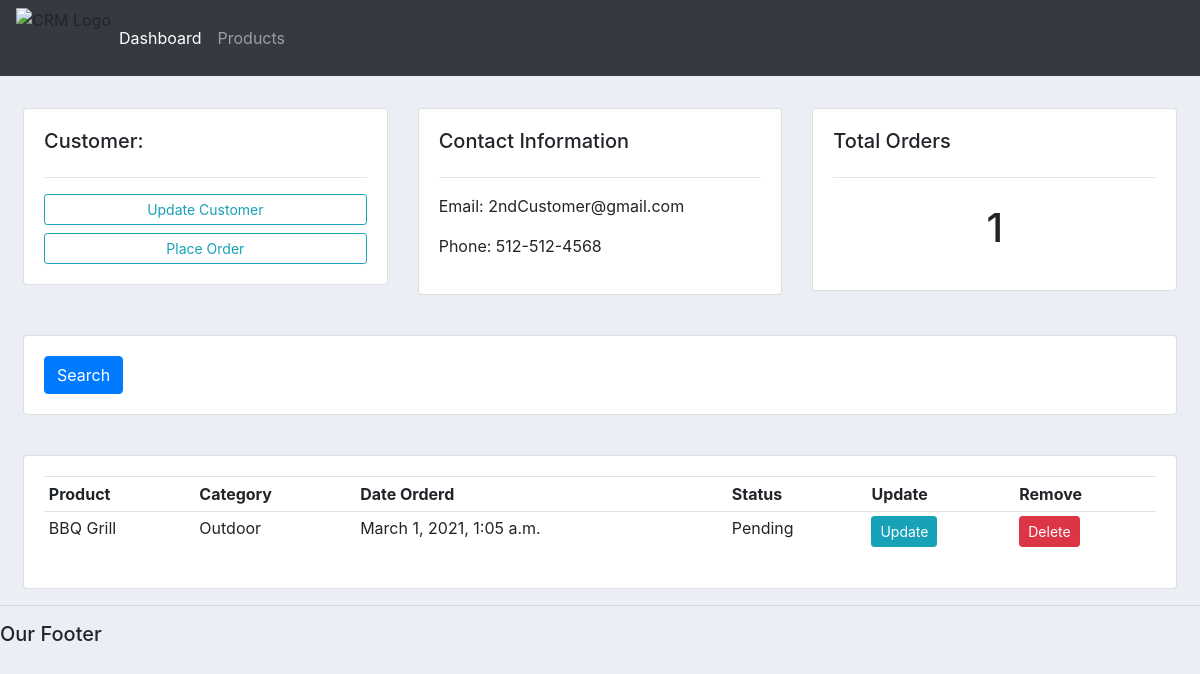
The app's page /customer/2, older data.
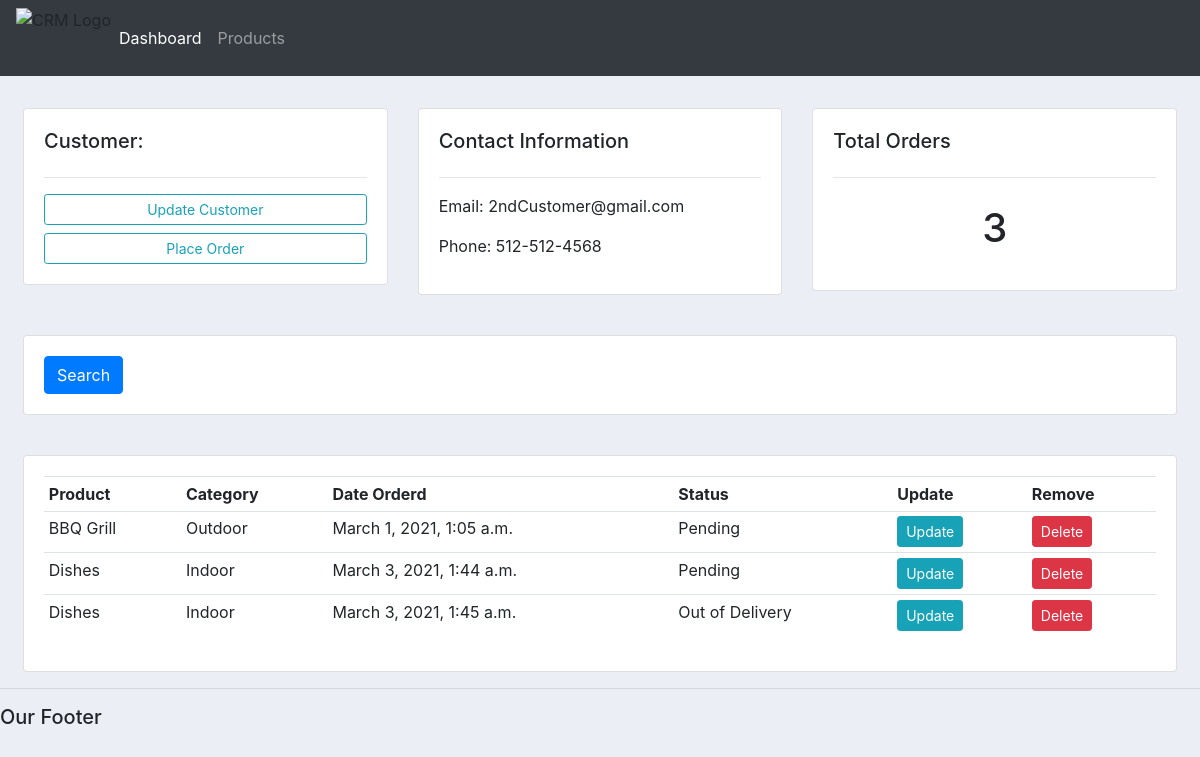
The same page, newer data.
### accounts/models.py (models this page shows, shortened)
class Order(models.Model):
    STATUS = ( #tuple
        ('Pending', 'Pending'),
        ('Out of Delivery', 'Out of Delivery'),
        ('Delivered', 'Delivered'),
    )
    customer = models.ForeignKey(Customer,null=True, on_delete=models.SET_NULL) #whenever customer got delete, the order will remain in database with null value
    product = models.ForeignKey(Product,null=True, on_delete=models.SET_NULL)
    date_created = models.DateTimeField(auto_now_add=True)
    status = models.CharField(max_length=200, null=True, choices=STATUS)

class Product(models.Model):
    CATEGORY = ( #tuple
        ('Indoor', 'Indoor'),
        ('Outdoor', 'Outdoor'),
    )
    name = models.CharField(max_length=200, null=True)
    price = models.FloatField(null=True)
    category = models.CharField(max_length=200, null=True, choices=CATEGORY)
    description = models.CharField(max_length=200, null=True, blank=True) #blank=True similar to null=True, but null=True is for form
    date_created = models.DateTimeField(auto_now_add=True, null=True)
    tag = models.ManyToManyField(Tag)
    def __str__(self):
        return self.name

### accounts/views.py (the view)
# urls.py: path('customer/<str:pk>', views.customer, name="customer"),
def customer(request, pk): #make the url dynamic using pk as the param
    customer = Customer.objects.get(id=pk)
    orders = customer.order_set.all() #grabing al the orders from the child subfield
    order_count = orders.count()
    context = {'customer': customer, 'orders': orders, 'order_count': order_count}
    return render(request, 'accounts/customer.html', context)

### accounts/templates/accounts/customer.html
{% extends 'accounts/main.html' %}
{% block content %}
<br>
<div class="row m-2">
	<div class="col-md">
		<div class="card card-body">
			<h5>Customer:</h5>
			<hr>
			<a class="btn btn-outline-info  btn-sm btn-block" href="">Update Customer</a>
			<a class="btn btn-outline-info  btn-sm btn-block" href="{% url 'create_order' customer.id %}">Place Order</a>
		</div>
	</div>
	<div class="col-md">
		<div class="card card-body">
			<h5>Contact Information</h5>
			<hr>
			<p>Email: {{customer.email}}</p>
			<p>Phone: {{customer.phone}}</p>
		</div>
	</div>
	<div class="col-md">
		<div class="card card-body">
			<h5>Total Orders</h5>
			<hr>
			<h1 style="text-align: center;padding: 10px">{{order_count}}</h1>
		</div>
	</div>
</div>
<br>
<div class="row m-2">
	<div class="col">
		<div class="card card-body">
			<form method="get">
		    <button class="btn btn-primary" type="submit">Search</button>
		  </form>
		</div>
	</div>
</div>
<br>
<div class="row m-2">
	<div class="col-md">
		<div class="card card-body">
			<table class="table table-sm">
				<tr>
					<th>Product</th>
					<th>Category</th>
					<th>Date Orderd</th>
					<th>Status</th>
					<th>Update</th>
					<th>Remove</th>
				</tr>
				{% for order in orders %}
					<tr>
						<td>{{order.product}}</td>
						<td>{{order.product.category}}</td>
						<td>{{order.date_created}}</td>
						<td>{{order.status}}</td>
						<td><a href="{% url 'update_order' order.id %}" class="btn btn-info btn-sm">Update</a></td>
                        <td><a href="{% url 'delete_order' order.id %}" class="btn btn-danger btn-sm">Delete</a></td>
					</tr>
				{% endfor %}
			</table>
		</div>
	</div>
</div>
{% endblock content %}

Row changes from the older to the newer data that the page shows:
added Order: product "Dishes", product.category "Indoor", date_created "March 3, 2021, 1:44 a.m.", status "Pending"
added Order: product "Dishes", product.category "Indoor", date_created "March 3, 2021, 1:45 a.m.", status "Out of Delivery"
Text that changed along with them:
{{ order_count }}: "1" → "3"
